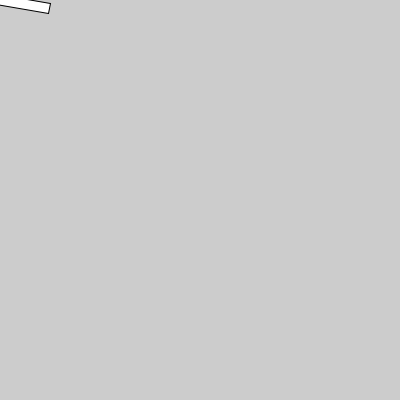
Frame 1 (no input)
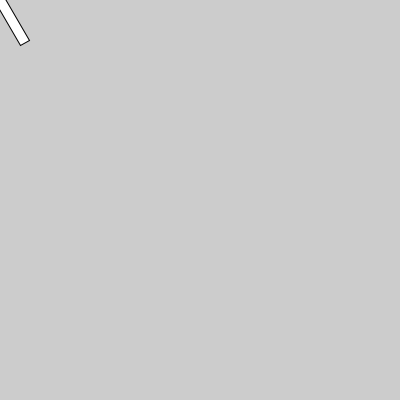
Frame 60 (the mouse pressed at the canvas centre just before this capture)
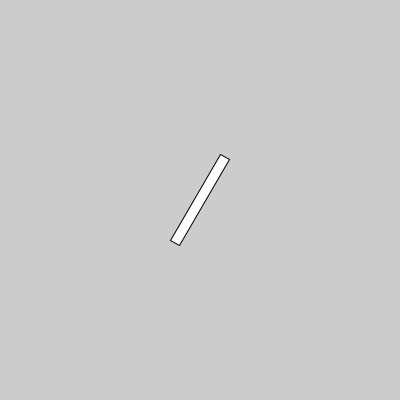
Frame 120 (the mouse held since frame 60 and released just before this capture)

The Processing sketch that drew these frames (run headless with seeded random() and noise(); from frame 60 on, the mouse is pressed at the canvas centre):

// Processing sketch: week05_4
// ── week05_4.pde
//week05-4-translate-mouaeX-mouseY-rotate-radians-
//比較rotate and translate 的順序
void setup(){
  size(400,400);
}
void draw(){
  background(204);
  //請做以下測試: 把下面兩行調一下順序
  //會發現: 畫東西之前的 translate()才有效果
  //在電腦圖學裡,畫圖時,會照著之前累積的移動,旋轉 來放東西
  translate(mouseX,mouseY);//移到mouse所在位置
  rotate(radians(frameCount)*10);//1秒有60個frame,轉60度,要變radians單位
  rect(-50,-5,100,10);//寬度100的棒子,但放在左上角
}
